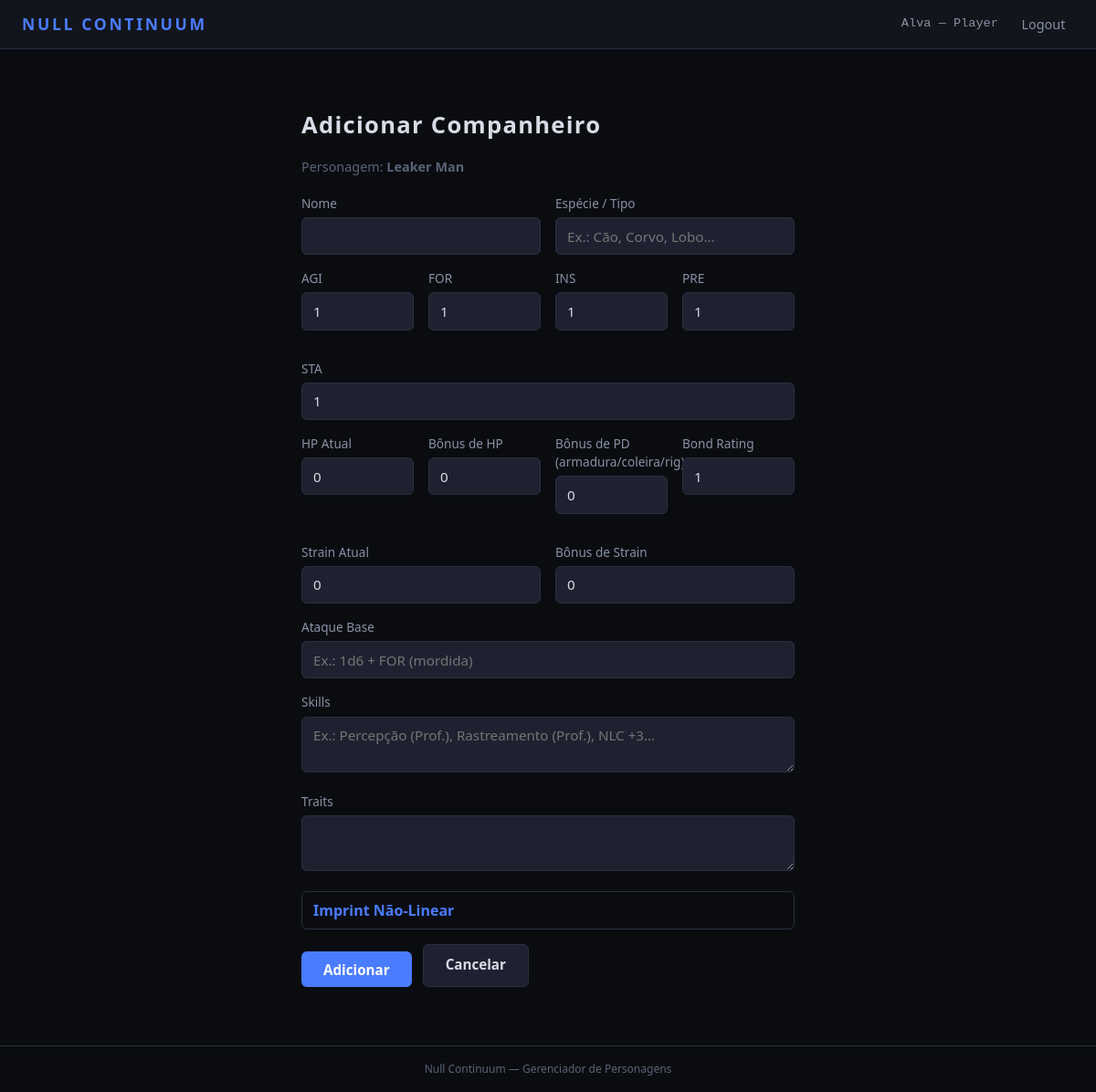
/personagens/22/companheiros/add/ (signed in), run on the app's committed database.
### HomeApp/models.py (models this page shows, shortened)
class User(AbstractUser):
    ROLE_CHOICES = [
        ('GM', 'Game Master'),
        ('PLAYER', 'Player'),
    ]
    role = models.CharField(max_length=6, choices=ROLE_CHOICES, default='PLAYER')

### CharSheet/models.py (models this page shows, shortened)
class Character(models.Model):
    player = models.ForeignKey(
        settings.AUTH_USER_MODEL,
        on_delete=models.CASCADE,
        related_name='characters',
    )
    name = models.CharField('Nome do Personagem', max_length=120)
    background = models.CharField(
        'Background', max_length=20,
        choices=BACKGROUND_CHOICES, default='OTHER',
    )
    background_custom = models.CharField(
        'Background (custom)', max_length=120, blank=True,
        help_text='Preencha se escolheu "Outro".',
    )
    base_rank = models.PositiveIntegerField(
        'Base Rank', default=1,
        validators=[MinValueValidator(1), MaxValueValidator(15)],
    )
    nl_rank = models.PositiveIntegerField(
        'NL Rank', default=0,
        validators=[MinValueValidator(0), MaxValueValidator(15)],
    )
    agility = models.PositiveIntegerField(
        'Agility (AGI)', default=1,
        validators=[MinValueValidator(1), MaxValueValidator(5)],
    )
    fortitude = models.PositiveIntegerField(
        'Fortitude (FOR)', default=1,
        validators=[MinValueValidator(1), MaxValueValidator(5)],
    )
    insight = models.PositiveIntegerField(
        'Insight (INS)', default=1,
        validators=[MinValueValidator(1), MaxValueValidator(5)],
    )
    presence = models.PositiveIntegerField(
        'Presence (PRE)', default=1,
        validators=[MinValueValidator(1), MaxValueValidator(5)],
    )
    stability = models.PositiveIntegerField(
        'Stability (STA)', default=1,
        validators=[MinValueValidator(1), MaxValueValidator(5)],
    )
    intent = models.PositiveIntegerField(
        'Intent (INT)', default=1,
        validators=[MinValueValidator(1), MaxValueValidator(5)],
    )
    continuity_constant = models.CharField(
        'Continuity Constant', max_length=4,
        choices=CC_CHOICES, blank=True, default='',
    )
    abstraction_frame = models.CharField(
        'Abstraction Frame', max_length=10,
        choices=FRAME_CHOICES, blank=True, default='',
    )
    current_hp = models.IntegerField('HP Atual', default=0)
    current_strain = models.IntegerField('Strain Atual', default=0)
    temp_hp = models.IntegerField('HP Temporário', default=0)
    current_ap = models.IntegerField('AP Atual', default=3)
    armor_bonus = models.IntegerField('Bônus de Armadura', default=0)
    shield_bonus = models.IntegerField('Bônus de Escudo', default=0)
    current_load = models.IntegerField('Carga Atual', default=0)
    level_up_available = models.BooleanField('Level Up Disponível', default=False)
    skill_melee = models.CharField('Melee', max_length=1, choices=SKILL_RANK_CHOICES, default='U')
    skill_ranged_weapons = models.CharField('Ranged Weapons', max_length=1, choices=SKILL_RANK_CHOICES, default='U')
    skill_heavy_weaponry = models.CharField('Heavy Weaponry', max_length=1, choices=SKILL_RANK_CHOICES, default='U')
    skill_initiative = models.CharField('Initiative', max_length=1, choices=SKILL_RANK_CHOICES, default='U')
    skill_athletics = models.CharField('Athletics', max_length=1, choices=SKILL_RANK_CHOICES, default='U')
    skill_endurance = models.CharField('Endurance', max_length=1, choices=SKILL_RANK_CHOICES, default='U')
    skill_acrobatics = models.CharField('Acrobatics', max_length=1, choices=SKILL_RANK_CHOICES, default='U')
    skill_stealth = models.CharField('Stealth', max_length=1, choices=SKILL_RANK_CHOICES, default='U')
    skill_perception = models.CharField('Perception', max_length=1, choices=SKILL_RANK_CHOICES, default='U')
    skill_reflexes = models.CharField('Reflexes', max_length=1, choices=SKILL_RANK_CHOICES, default='U')
    skill_sleight_of_hand = models.CharField('Sleight of Hand', max_length=1, choices=SKILL_RANK_CHOICES, default='U')
    skill_piloting_ground = models.CharField('Piloting (Ground)', max_length=1, choices=SKILL_RANK_CHOICES, default='U')
    skill_piloting_air = models.CharField('Piloting (Air)', max_length=1, choices=SKILL_RANK_CHOICES, default='U')
    skill_piloting_sea = models.CharField('Piloting (Sea)', max_length=1, choices=SKILL_RANK_CHOICES, default='U')
    skill_technology = models.CharField('Technology', max_length=1, choices=SKILL_RANK_CHOICES, default='U')
    skill_engineering = models.CharField('Engineering', max_length=1, choices=SKILL_RANK_CHOICES, default='U')
    skill_medicine = models.CharField('Medicine', max_length=1, choices=SKILL_RANK_CHOICES, default='U')
    skill_history = models.CharField('History', max_length=1, choices=SKILL_RANK_CHOICES, default='U')
    skill_religion = models.CharField('Religion', max_length=1, choices=SKILL_RANK_CHOICES, default='U')
    skill_investigation = models.CharField('Investigation', max_length=1, choices=SKILL_RANK_CHOICES, default='U')
    skill_intuition = models.CharField('Intuition', max_length=1, choices=SKILL_RANK_CHOICES, default='U')
    skill_persuasion = models.CharField('Persuasion', max_length=1, choices=SKILL_RANK_CHOICES, default='U')
    skill_intimidation = models.CharField('Intimidation', max_length=1, choices=SKILL_RANK_CHOICES, default='U')
    skill_deception = models.CharField('Deception', max_length=1, choices=SKILL_RANK_CHOICES, default='U')
    skill_survival = models.CharField('Survival', max_length=1, choices=SKILL_RANK_CHOICES, default='U')
    skill_null_theory = models.CharField('Null Theory', max_length=1, choices=SKILL_RANK_CHOICES, default='U')
    skill_null_navigation = models.CharField('Null Navigation', max_length=1, choices=SKILL_RANK_CHOICES, default='U')
    skill_animal_handling = models.CharField('Animal Handling', max_length=1, choices=SKILL_RANK_CHOICES, default='U')
    skill_nlc = models.CharField('NL Control (NLC)', max_length=1, choices=SKILL_RANK_CHOICES, default='U')
    skill_nlr = models.CharField('NL Resistance (NLR)', max_length=1, choices=SKILL_RANK_CHOICES, default='U')
    skill_nl_sensitivity = models.CharField('NL Sensitivity', max_length=1, choices=SKILL_RANK_CHOICES, default='U')
    skill_nl_engineering = models.CharField('NL Engineering', max_length=1, choices=SKILL_RANK_CHOICES, default='U')
    skill_anomalous_protocols = models.CharField('Anomalous Protocols', max_length=1, choices=SKILL_RANK_CHOICES, default='U')
    skill_continuity_analysis = models.CharField('Continuity Analysis', max_length=1, choices=SKILL_RANK_CHOICES, default='U')
    notes = models.TextField('Notas', blank=True)
    created_at = models.DateTimeField(auto_now_add=True)
    updated_at = models.DateTimeField(auto_now=True)
    class Meta:
        ordering = ['-updated_at']
        verbose_name = 'Personagem'
        verbose_name_plural = 'Personagens'
    @property
    def category(self):
        if self.nl_rank == 0:
            return '—'
        if self.nl_rank <= 3:
            return 'I'
        if self.nl_rank <= 6:
            return 'II'
        if self.nl_rank <= 9:
            return 'III'
        if self.nl_rank <= 12:
            return 'IV'
        return 'V'
    SKILL_FIELDS = [
        ('skill_melee', 'Melee', 'Combate'),
        ('skill_ranged_weapons', 'Ranged Weapons', 'Combate'),
        ('skill_heavy_weaponry', 'Heavy Weaponry', 'Combate'),
        ('skill_initiative', 'Initiative', 'Combate'),
        ('skill_athletics', 'Athletics', 'Geral'),
        ('skill_endurance', 'Endurance', 'Geral'),
        ('skill_acrobatics', 'Acrobatics', 'Geral'),
        ('skill_stealth', 'Stealth', 'Geral'),
        ('skill_perception', 'Perception', 'Geral'),
        ('skill_reflexes', 'Reflexes', 'Geral'),
        ('skill_sleight_of_hand', 'Sleight of Hand', 'Geral'),
        ('skill_piloting_ground', 'Piloting (Ground)', 'Geral'),
        ('skill_piloting_air', 'Piloting (Air)', 'Geral'),
        ('skill_piloting_sea', 'Piloting (Sea)', 'Geral'),
        ('skill_technology', 'Technology', 'Geral'),
        ('skill_engineering', 'Engineering', 'Geral'),
        ('skill_medicine', 'Medicine', 'Geral'),
        ('skill_history', 'History', 'Geral'),
        ('skill_religion', 'Religion', 'Geral'),
        ('skill_investigation', 'Investigation', 'Geral'),
        ('skill_intuition', 'Intuition', 'Geral'),
        ('skill_persuasion', 'Persuasion', 'Geral'),
        ('skill_intimidation', 'Intimidation', 'Geral'),
        ('skill_deception', 'Deception', 'Geral'),
        ('skill_survival', 'Survival', 'Geral'),
        ('skill_null_theory', 'Null Theory', 'Geral'),
        ('skill_null_navigation', 'Null Navigation', 'Geral'),
        ('skill_animal_handling', 'Animal Handling', 'Geral'),
        ('skill_nlc', 'NL Control (NLC)', 'Non-Linear'),
        ('skill_nlr', 'NL Resistance (NLR)', 'Non-Linear'),
        ('skill_nl_sensitivity', 'NL Sensitivity', 'Non-Linear'),
        ('skill_nl_engineering', 'NL Engineering', 'Non-Linear'),
        ('skill_anomalous_protocols', 'Anomalous Protocols', 'Non-Linear'),
        ('skill_continuity_analysis', 'Continuity Analysis', 'Non-Linear'),
    ]
    from .feat_models import FeatDefinition, CharacterFeat
    from .trait_models import TraitDefinition, CharacterTrait

### CharSheet/views.py (the view)
# urls.py: path('personagens/<int:pk>/companheiros/add/', views.companion_add, name='companion_add'),
@login_required
def companion_add(request, pk):
    char = _get_owned_character(pk, request.user)
    if request.method == 'POST':
        form = CompanionItemForm(request.POST)
        if form.is_valid():
            item = form.save(commit=False)
            item.character = char
            item.save()
            return redirect('character_detail', pk=pk)
    else:
        form = CompanionItemForm()
    return render(request, 'CharSheet/companion_form.html', {
        'form': form, 'char': char, 'action': 'Adicionar',
    })

### templates/CharSheet/companion_form.html (shortened to what this page needs)
{% extends 'base.html' %}
{% block content %}
<div class="auth-container inv-form-container">
    <h1 class="auth-title">{{ action }} Companheiro</h1>
    <p class="inv-form-char">Personagem: <strong>{{ char.name }}</strong></p>
    <form method="post" class="inv-form">
        <div class="veh-form-row">
            <div class="form-group" style="flex:2">
                <label class="form-label" for="{{ form.name.id_for_label }}">{{ form.name.label }}</label>
                {{ form.name }}
            </div>
            <div class="form-group" style="flex:2">
                <label class="form-label" for="{{ form.species.id_for_label }}">{{ form.species.label }}</label>
                {{ form.species }}
            </div>
        </div>
        <div class="veh-form-row">
            <div class="form-group">
                <label class="form-label" for="{{ form.agility.id_for_label }}">{{ form.agility.label }}</label>
                {{ form.agility }}
            </div>
            <div class="form-group">
                <label class="form-label" for="{{ form.fortitude.id_for_label }}">{{ form.fortitude.label }}</label>
                {{ form.fortitude }}
            </div>
            <div class="form-group">
                <label class="form-label" for="{{ form.insight.id_for_label }}">{{ form.insight.label }}</label>
                {{ form.insight }}
            </div>
            <div class="form-group">
                <label class="form-label" for="{{ form.presence.id_for_label }}">{{ form.presence.label }}</label>
                {{ form.presence }}
            </div>
            <div class="form-group">
                <label class="form-label" for="{{ form.stability.id_for_label }}">{{ form.stability.label }}</label>
                {{ form.stability }}
            </div>
        </div>
        <div class="veh-form-row">
            <div class="form-group">
                <label class="form-label" for="{{ form.current_hp.id_for_label }}">{{ form.current_hp.label }}</label>
                {{ form.current_hp }}
            </div>
            <div class="form-group">
                <label class="form-label" for="{{ form.hp_bonus.id_for_label }}">{{ form.hp_bonus.label }}</label>
                {{ form.hp_bonus }}
            </div>
            <div class="form-group">
                <label class="form-label" for="{{ form.pd_bonus.id_for_label }}">{{ form.pd_bonus.label }}</label>
                {{ form.pd_bonus }}
            </div>
            <div class="form-group">
                <label class="form-label" for="{{ form.bond_rating.id_for_label }}">{{ form.bond_rating.label }}</label>
                {{ form.bond_rating }}
            </div>
            <div class="form-group">
                <label class="form-label" for="{{ form.current_strain.id_for_label }}">{{ form.current_strain.label }}</label>
                {{ form.current_strain }}
            </div>
            <div class="form-group">
                <label class="form-label" for="{{ form.strain_bonus.id_for_label }}">{{ form.strain_bonus.label }}</label>
                {{ form.strain_bonus }}
            </div>
        </div>
        <div class="form-group">
            <label class="form-label" for="{{ form.attack.id_for_label }}">{{ form.attack.label }}</label>
            {{ form.attack }}
        </div>
        <div class="form-group">
            <label class="form-label" for="{{ form.skills.id_for_label }}">{{ form.skills.label }}</label>
            {{ form.skills }}
        </div>
        <div class="form-group">
            <label class="form-label" for="{{ form.traits.id_for_label }}">{{ form.traits.label }}</label>
            {{ form.traits }}
        </div>
        <details class="nl-form-details" {% if form.instance.is_nl %}open{% endif %}>
            <summary class="nl-form-summary">Imprint Não-Linear</summary>
        </details>
        <div class="form-actions">
            <button type="submit" class="btn btn-primary btn-inline">{{ action }}</button>
            <a href="{% url 'character_detail' pk=char.pk %}" class="btn btn-secondary btn-inline">Cancelar</a>
        </div>
    </form>
</div>
{% endblock %}

### templates/base.html (shortened to what this page needs)
{% load static %}
<!DOCTYPE html>
<html lang="pt-br">
<head>
    <link rel="stylesheet" href="{% static 'css/style.css' %}">
    <link rel="stylesheet" href="{% static 'css/charsheet.css' %}">
    <link rel="stylesheet" href="{% static 'css/combat_tracker.css' %}">
    <link rel="stylesheet" href="{% static 'css/feats.css' %}">
    <link rel="stylesheet" href="{% static 'css/rankup.css' %}">
    <link rel="stylesheet" href="{% static 'css/traits.css' %}">
</head>
<body>
    <nav class="navbar">
        <a href="{% url 'dashboard' %}" class="nav-brand">NULL CONTINUUM</a>
        <div class="nav-links">
            {% if user.is_authenticated %}
                <span class="nav-user">{{ user.username }} — {{ user.get_role_display }}</span>
                <form method="post" action="{% url 'logout' %}" class="nav-logout-form">
                    <button type="submit" class="nav-link nav-btn">Logout</button>
                </form>
            {% else %}
                <a href="{% url 'login' %}" class="nav-link">Login</a>
                <a href="{% url 'register' %}" class="nav-link">Registrar</a>
            {% endif %}
        </div>
    </nav>
    <main class="container">
        {% block content %}{% endblock %}
    </main>
    <footer class="footer">
        <p>Null Continuum — Gerenciador de Personagens</p>
    </footer>
</body>
</html>

### data on the page
User: username "Alva", role "Player"
Character: name "Leaker Man"

### other printed values
{{ action }} "Adicionar"
